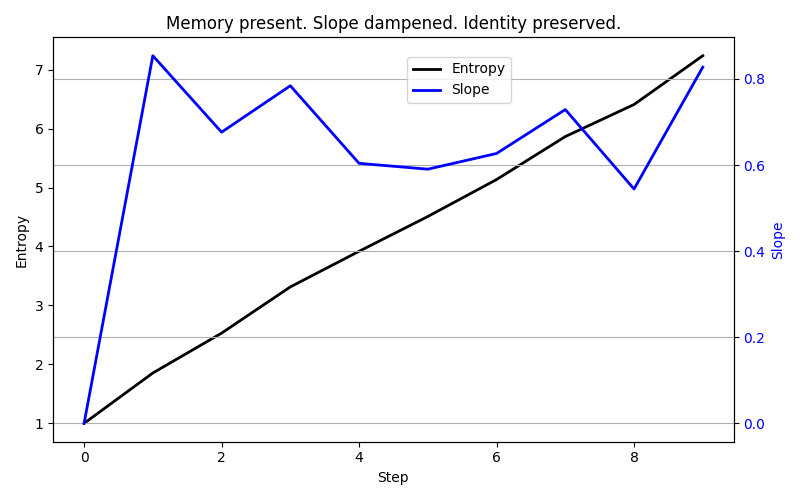

The script that drew this image:
import numpy as np
import matplotlib.pyplot as plt

# Simulate entropy over 10 steps with Memory present
steps = 10
entropy = [1.0]
slope = [0]  # initial slope

memory_strength = 0.5  # how strongly Memory resists change

for i in range(1, steps):
    # Raw perturbation
    perturb = np.random.uniform(0.8, 1.2)
    
    # Memory dampens the perturbation based on previous slope
    dampened = perturb * (1 - memory_strength * slope[-1])
    
    # Update entropy and slope
    new_entropy = entropy[-1] + dampened
    entropy.append(new_entropy)
    slope.append(dampened)

# Plot with dual y-axes
fig, ax1 = plt.subplots(figsize=(8, 5))

# Entropy curve (black)
ax1.plot(range(steps), entropy, color='black', linewidth=2, label='Entropy')
ax1.set_xlabel("Step")
ax1.set_ylabel("Entropy", color='black')
ax1.tick_params(axis='y', labelcolor='black')

# Slope curve (blue)
ax2 = ax1.twinx()
ax2.plot(range(steps), slope, color='blue', linewidth=2, label='Slope')
ax2.set_ylabel("Slope", color='blue')
ax2.tick_params(axis='y', labelcolor='blue')

# Title and legend
plt.title("Memory present. Slope dampened. Identity preserved.")
fig.legend(loc="upper left", bbox_to_anchor=(0.5, 0.9))
plt.grid(True)
plt.tight_layout()
plt.show()
